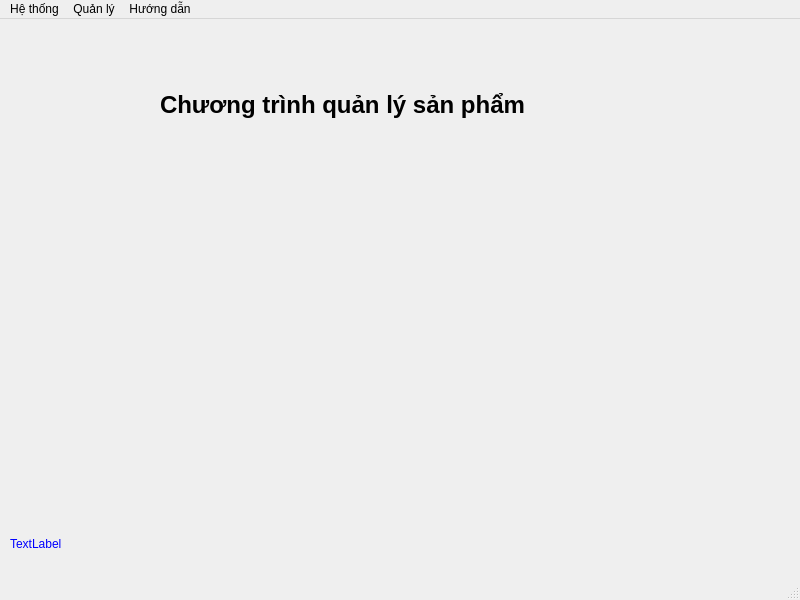
<?xml version="1.0" encoding="UTF-8"?>
<ui version="4.0">
 <class>MainWindow</class>
 <widget class="QMainWindow" name="MainWindow">
  <property name="geometry">
   <rect>
    <x>0</x>
    <y>0</y>
    <width>800</width>
    <height>600</height>
   </rect>
  </property>
  <property name="windowTitle">
   <string>MainWindow</string>
  </property>
  <widget class="QWidget" name="centralwidget">
   <widget class="QLabel" name="label">
    <property name="geometry">
     <rect>
      <x>160</x>
      <y>40</y>
      <width>431</width>
      <height>91</height>
     </rect>
    </property>
    <property name="font">
     <font>
      <pointsize>18</pointsize>
      <weight>75</weight>
      <bold>true</bold>
     </font>
    </property>
    <property name="text">
     <string>Chương trình quản lý sản phẩm</string>
    </property>
   </widget>
   <widget class="QLabel" name="label_2">
    <property name="geometry">
     <rect>
      <x>170</x>
      <y>60</y>
      <width>401</width>
      <height>451</height>
     </rect>
    </property>
    <property name="text">
     <string/>
    </property>
    <property name="pixmap">
     <pixmap>../images/ic_store.png</pixmap>
    </property>
    <property name="scaledContents">
     <bool>true</bool>
    </property>
   </widget>
   <widget class="QLabel" name="labelWelcome">
    <property name="geometry">
     <rect>
      <x>10</x>
      <y>510</y>
      <width>761</width>
      <height>31</height>
     </rect>
    </property>
    <property name="text">
     <string>&lt;html&gt;&lt;head/&gt;&lt;body&gt;&lt;p&gt;&lt;span style=&quot; color:#0000ff;&quot;&gt;TextLabel&lt;/span&gt;&lt;/p&gt;&lt;/body&gt;&lt;/html&gt;</string>
    </property>
   </widget>
  </widget>
  <widget class="QMenuBar" name="menubar">
   <property name="geometry">
    <rect>
     <x>0</x>
     <y>0</y>
     <width>800</width>
     <height>25</height>
    </rect>
   </property>
   <widget class="QMenu" name="menuH_th_ng">
    <property name="title">
     <string>Hệ thống</string>
    </property>
    <addaction name="actionAccountInfor"/>
    <addaction name="separator"/>
    <addaction name="actionChangePass"/>
    <addaction name="separator"/>
    <addaction name="actionExitProgram"/>
   </widget>
   <widget class="QMenu" name="menuQu_n_l">
    <property name="title">
     <string>Quản lý</string>
    </property>
    <addaction name="actionEmployee"/>
    <addaction name="separator"/>
    <addaction name="actionProduct"/>
   </widget>
   <widget class="QMenu" name="menuH_ng_d_n">
    <property name="title">
     <string>Hướng dẫn</string>
    </property>
    <addaction name="actionIntroduction"/>
    <addaction name="separator"/>
    <addaction name="actionAbout"/>
   </widget>
   <addaction name="menuH_th_ng"/>
   <addaction name="menuQu_n_l"/>
   <addaction name="menuH_ng_d_n"/>
  </widget>
  <widget class="QStatusBar" name="statusbar"/>
  <action name="actionAccountInfor">
   <property name="icon">
    <iconset>
     <normaloff>../images/ic_admin.png</normaloff>../images/ic_admin.png</iconset>
   </property>
   <property name="text">
    <string>Thông tin tài khoản</string>
   </property>
  </action>
  <action name="actionChangePass">
   <property name="icon">
    <iconset>
     <normaloff>../images/ic_edit.png</normaloff>../images/ic_edit.png</iconset>
   </property>
   <property name="text">
    <string>Đổi mật khẩu</string>
   </property>
  </action>
  <action name="actionExitProgram">
   <property name="icon">
    <iconset>
     <normaloff>../images/ic_close.png</normaloff>../images/ic_close.png</iconset>
   </property>
   <property name="text">
    <string>Thoát phần mềm</string>
   </property>
   <property name="shortcut">
    <string>Ctrl+F4</string>
   </property>
  </action>
  <action name="actionEmployee">
   <property name="icon">
    <iconset>
     <normaloff>../images/ic_employee.png</normaloff>../images/ic_employee.png</iconset>
   </property>
   <property name="text">
    <string>Nhân viên</string>
   </property>
  </action>
  <action name="actionProduct">
   <property name="icon">
    <iconset>
     <normaloff>../images/ic_product.png</normaloff>../images/ic_product.png</iconset>
   </property>
   <property name="text">
    <string>Sản phẩm</string>
   </property>
  </action>
  <action name="actionIntroduction">
   <property name="icon">
    <iconset>
     <normaloff>../images/ic_book.png</normaloff>../images/ic_book.png</iconset>
   </property>
   <property name="text">
    <string>Hướng dẫn sử dụng</string>
   </property>
  </action>
  <action name="actionAbout">
   <property name="icon">
    <iconset>
     <normaloff>../images/ic_infor.png</normaloff>../images/ic_infor.png</iconset>
   </property>
   <property name="text">
    <string>Giới thiệu phần mềm</string>
   </property>
  </action>
 </widget>
 <resources/>
 <connections/>
</ui>
